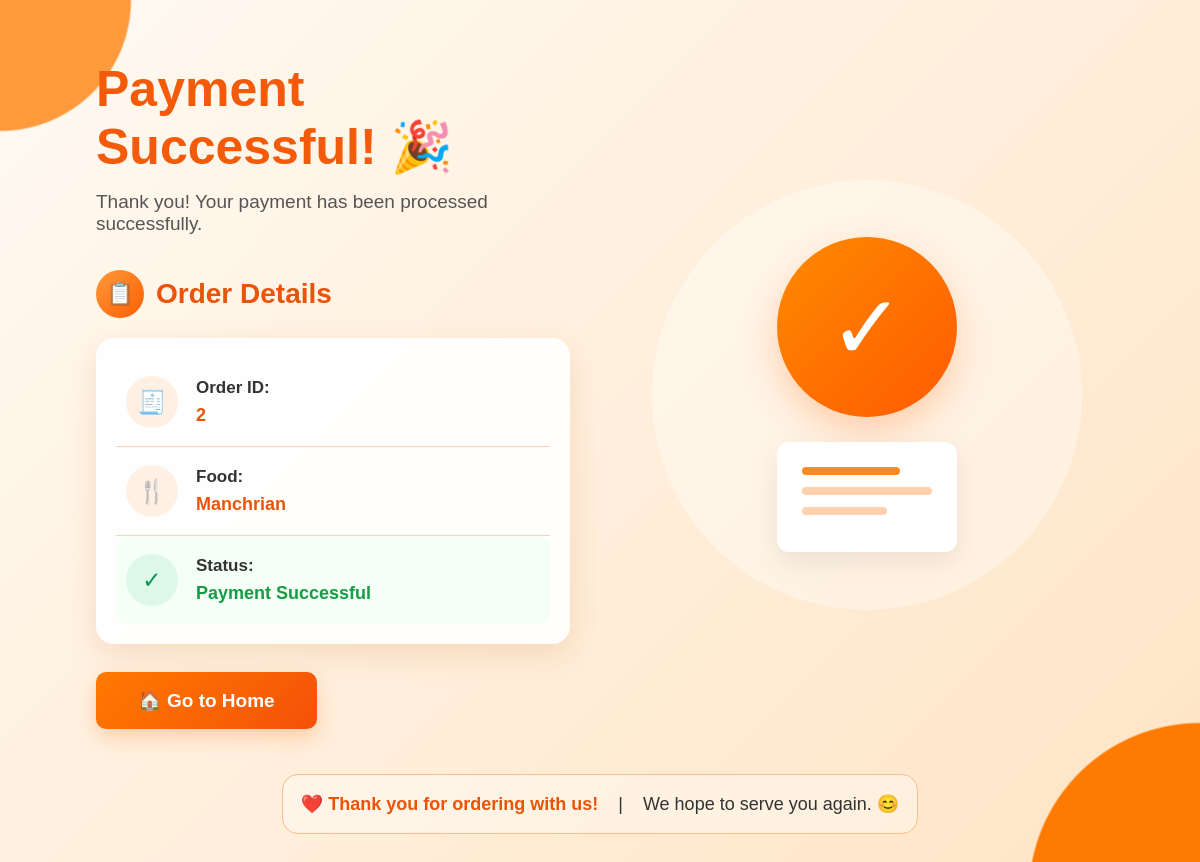
Page /payment-success/2/ on the earlier database version.
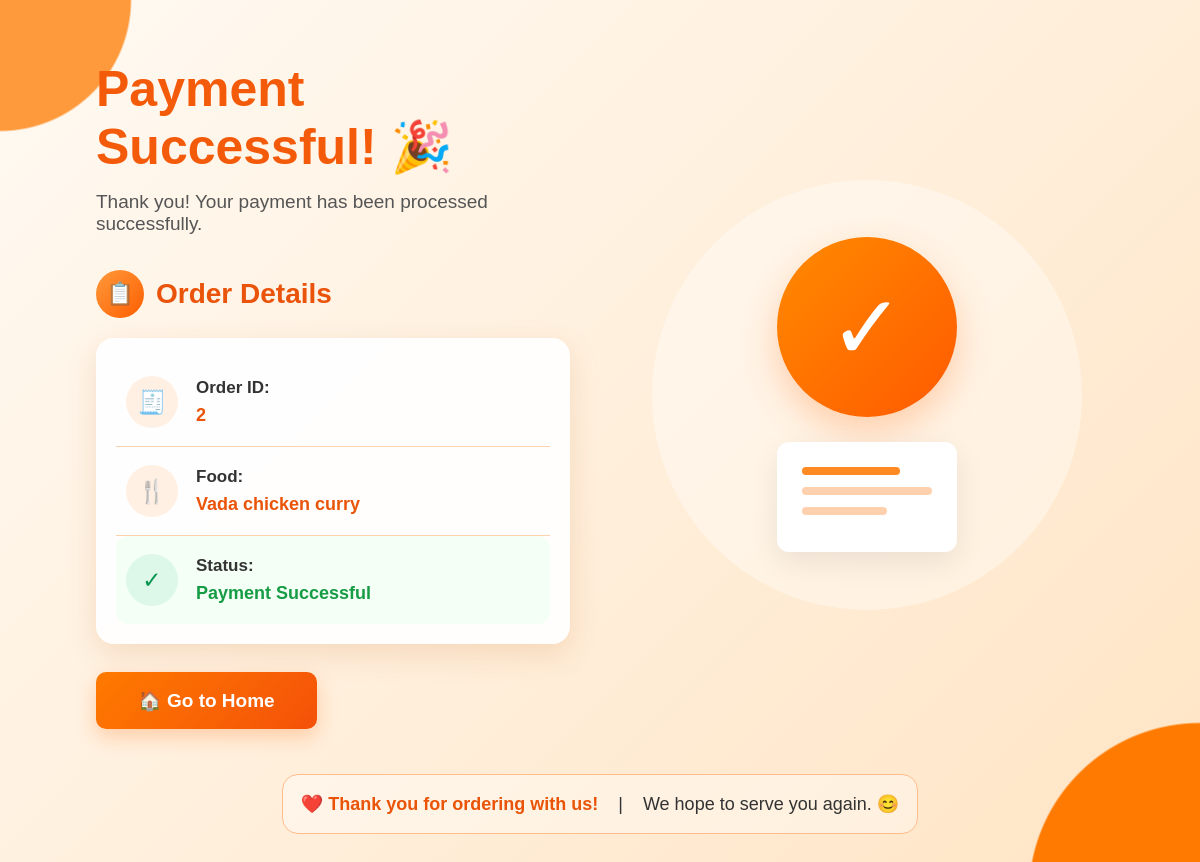
Same page on the later database version.
### foodapp/models.py (models this page shows, shortened)
class Order(models.Model):
    item = models.ForeignKey(
        MenuItem,
        on_delete=models.CASCADE,
        related_name="orders"
    )
    customer_name = models.CharField(
        max_length=100,
        default="Guest"
    )
    quantity = models.PositiveIntegerField(
        default=1
    )
    total_price = models.DecimalField(
        max_digits=10,
        decimal_places=2
    )
    status = models.CharField(
        max_length=20,
        default="Pending"
    )
    created_at = models.DateTimeField(
        auto_now_add=True
    )

class MenuItem(models.Model):
    restaurant = models.ForeignKey(
        Restaurant,
        on_delete=models.CASCADE,
        related_name="menu_items"
    )
    name = models.CharField(max_length=100)
    price = models.DecimalField(
        max_digits=8,
        decimal_places=2,
        default=0
    )
    image = models.ImageField(
        upload_to="menu/",
        null=True,
        blank=True
    )

### foodapp/views.py (the view)
def payment_success(request, order_id):
    order = Order.objects.get(id=order_id)
    return render(request, "foodapp/payment_success.html", {
        "order": order
    })

### foodapp/templates/foodapp/payment_success.html (shortened to what this page needs)
{% load static %}
<!DOCTYPE html>
<html lang="en">
<head>
</head>
<body>
<div class="success-page">
    <div class="main-content">
        <div class="left-section">
            <h1 class="success-title">
                Payment Successful! 🎉
            </h1>
            <p class="success-message">
                Thank you! Your payment has been processed successfully.
            </p>
            <h2 class="section-title">
                <span class="title-icon">📋</span>
                Order Details
            </h2>
            <div class="order-card">
                <div class="detail-row">
                    <div class="detail-icon">
                        🧾
                    </div>
                    <div>
                        <div class="detail-label">
                            Order ID:
                        </div>
                        <div class="detail-value">
                            {{ order.id }}
                        </div>
                    </div>
                </div>
                <div class="detail-row">
                    <div class="detail-icon">
                        🍴
                    </div>
                    <div>
                        <div class="detail-label">
                            Food:
                        </div>
                        <div class="detail-value">
                            {% if order.item %}
                                {{ order.item.name }}
                            {% else %}
                                Not Available
                            {% endif %}
                        </div>
                    </div>
                </div>
                <div class="detail-row">
                    <div class="detail-icon status-icon">
                        ✓
                    </div>
                    <div>
                        <div class="detail-label">
                            Status:
                        </div>
                        <div class="detail-value status-text">
                            Payment Successful
                        </div>
                    </div>
                </div>
            </div>
            <a href="{% url 'home' %}" class="home-btn">
                🏠 Go to Home
            </a>
        </div>
        <div class="right-section">
            <div class="success-art">
                <div class="check-circle">
                    ✓
                </div>
                <div class="receipt">
                    <div class="receipt-line"></div>
                    <div class="receipt-line"></div>
                    <div class="receipt-line"></div>
                </div>
            </div>
        </div>
    </div>
    <div class="footer-message">
        <span>
            ❤️ Thank you for ordering with us!
        </span>
        &nbsp;&nbsp; | &nbsp;&nbsp;
        We hope to serve you again. 😊
    </div>
</div>
</body>
</html>

Differences in the rows shown:
changed Order id 2: item.name "Manchrian" → "Vada chicken curry"
